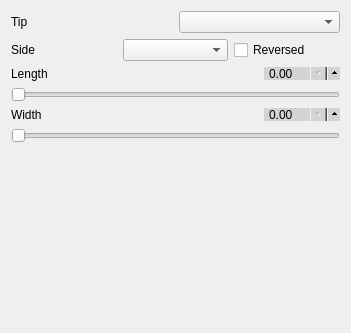
         <widget class="QWidget" name="page_7">
          <property name="geometry">
           <rect>
            <x>0</x>
            <y>0</y>
            <width>351</width>
            <height>333</height>
           </rect>
          </property>
          <attribute name="label">
           <string>Origin Arrow</string>
          </attribute>
          <layout class="QVBoxLayout" name="verticalLayout_28">
           <item>
            <layout class="QHBoxLayout" name="horizontalLayout_33">
             <item>
              <widget class="QLabel" name="label_5">
               <property name="text">
                <string>Tip</string>
               </property>
              </widget>
             </item>
             <item>
              <widget class="QComboBox" name="comboBox"/>
             </item>
            </layout>
           </item>
           <item>
            <layout class="QHBoxLayout" name="horizontalLayout_34">
             <item>
              <widget class="QLabel" name="label_10">
               <property name="text">
                <string>Side</string>
               </property>
              </widget>
             </item>
             <item>
              <widget class="QComboBox" name="comboBox_2"/>
             </item>
             <item>
              <widget class="QCheckBox" name="checkBox_2">
               <property name="text">
                <string>Reversed</string>
               </property>
              </widget>
             </item>
            </layout>
           </item>
           <item>
            <layout class="QVBoxLayout" name="verticalLayout_26">
             <item>
              <layout class="QHBoxLayout" name="horizontalLayout_35">
               <item>
                <widget class="QLabel" name="label_43">
                 <property name="focusPolicy">
                  <enum>Qt::NoFocus</enum>
                 </property>
                 <property name="text">
                  <string>Length</string>
                 </property>
                </widget>
               </item>
               <item>
                <widget class="QDoubleSpinBox" name="doubleSpinBox_8">
                 <property name="focusPolicy">
                  <enum>Qt::ClickFocus</enum>
                 </property>
                 <property name="styleSheet">
                  <string notr="true">QDoubleSpinBox {
	max-height: 11px;
	min-height: 11px;
    min-width: 60px;
    max-width: 60px;
    padding-right: 10px;
    background-color: lightgray;
    padding-top: -2px;
    padding-bottom: -2px;
}

QDoubleSpinBox::up-button {
  subcontrol-origin: padding;
  subcontrol-position: right center;
  left: 7px;
  height: 18px;
  width: 18px;
}

QDoubleSpinBox::down-button {
  subcontrol-origin: content;
  subcontrol-position: right center;
  left: 0px;
  top: 0px;
  height: 18px;
  width: 18px;
}

</string>
                 </property>
                </widget>
               </item>
              </layout>
             </item>
             <item>
              <widget class="QSlider" name="horizontalSlider_8">
               <property name="focusPolicy">
                <enum>Qt::NoFocus</enum>
               </property>
               <property name="styleSheet">
                <string notr="true"/>
               </property>
               <property name="orientation">
                <enum>Qt::Horizontal</enum>
               </property>
              </widget>
             </item>
            </layout>
           </item>
           <item>
            <layout class="QVBoxLayout" name="verticalLayout_27">
             <item>
              <layout class="QHBoxLayout" name="horizontalLayout_36">
               <item>
                <widget class="QLabel" name="label_44">
                 <property name="focusPolicy">
                  <enum>Qt::NoFocus</enum>
                 </property>
                 <property name="text">
                  <string>Width</string>
                 </property>
                </widget>
               </item>
               <item>
                <widget class="QDoubleSpinBox" name="doubleSpinBox_9">
                 <property name="focusPolicy">
                  <enum>Qt::ClickFocus</enum>
                 </property>
                 <property name="styleSheet">
                  <string notr="true">QDoubleSpinBox {
	max-height: 11px;
	min-height: 11px;
    min-width: 60px;
    max-width: 60px;
    padding-right: 10px;
    background-color: lightgray;
    padding-top: -2px;
    padding-bottom: -2px;
}

QDoubleSpinBox::up-button {
  subcontrol-origin: padding;
  subcontrol-position: right center;
  left: 7px;
  height: 18px;
  width: 18px;
}

QDoubleSpinBox::down-button {
  subcontrol-origin: content;
  subcontrol-position: right center;
  left: 0px;
  top: 0px;
  height: 18px;
  width: 18px;
}

</string>
                 </property>
                </widget>
               </item>
              </layout>
             </item>
             <item>
              <widget class="QSlider" name="horizontalSlider_9">
               <property name="focusPolicy">
                <enum>Qt::NoFocus</enum>
               </property>
               <property name="styleSheet">
                <string notr="true"/>
               </property>
               <property name="orientation">
                <enum>Qt::Horizontal</enum>
               </property>
              </widget>
             </item>
            </layout>
           </item>
           <item>
            <spacer name="verticalSpacer_7">
             <property name="orientation">
              <enum>Qt::Vertical</enum>
             </property>
             <property name="sizeHint" stdset="0">
              <size>
               <width>20</width>
               <height>40</height>
              </size>
             </property>
            </spacer>
           </item>
          </layout>
         </widget>
